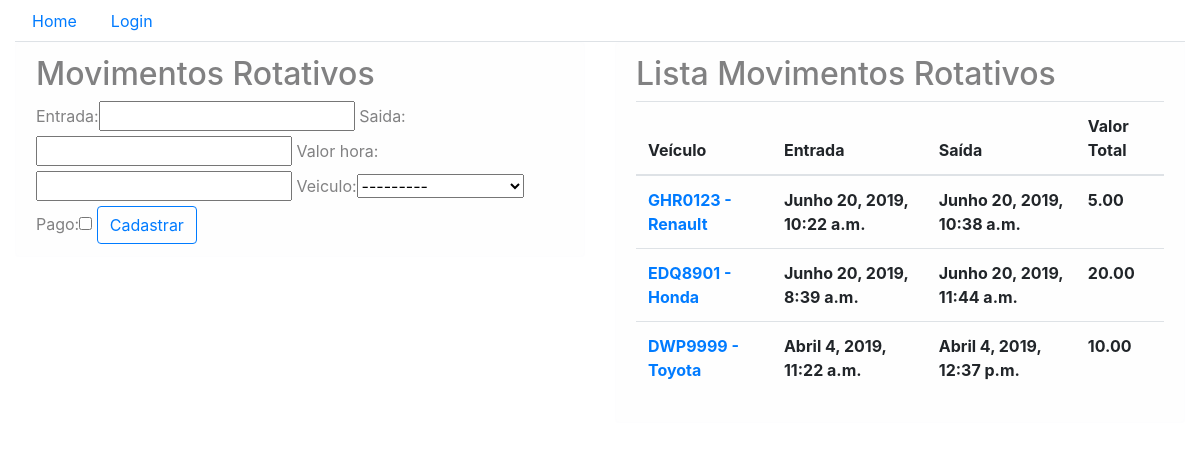
The page /core/mov_rotativos/ on the database as committed earlier.
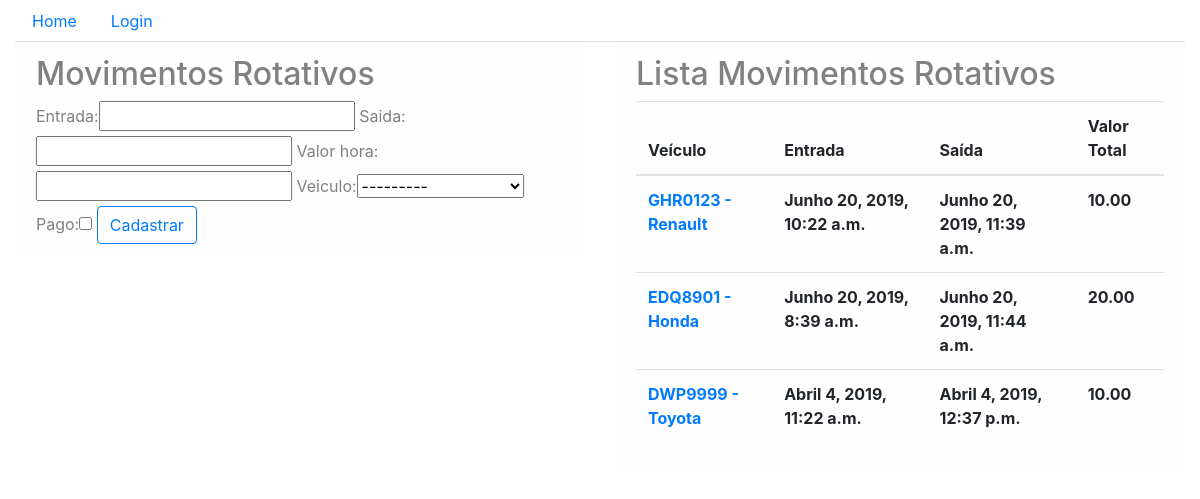
The same page on the database as committed later.
### core/models.py (models this page shows)
class MovtoRotativo(models.Model):
    entrada = models.DateTimeField(auto_now=False)
    saida = models.DateTimeField(auto_now=False, null=True, blank=True)
    valor_hora = models.DecimalField(max_digits=5, decimal_places=2)
    veiculo = models.ForeignKey('Veiculo', on_delete=models.CASCADE)
    pago = models.BooleanField(default=False)
    def horas_total(self):
        saida = self.saida if self.saida is not None else self.entrada
        return math.ceil((saida - self.entrada).total_seconds() / 3600)
    def valor_total(self):
        return self.valor_hora * self.horas_total()
    def __str__(self):
        return f'{self.veiculo}'

class Veiculo(models.Model):
    proprietario = models.ForeignKey('Pessoa', on_delete=models.CASCADE)
    marca = models.ForeignKey('Marca', on_delete=models.CASCADE)
    placa = models.CharField(max_length=10)
    cor = models.ForeignKey('CorVeiculo', on_delete=models.CASCADE)
    observacoes = models.TextField(blank=True)
    def __str__(self):
        return f'{self.placa} - {self.marca}'

class Marca(models.Model):
    descricao = models.CharField(max_length=30)
    def __str__(self):
        return f'{self.descricao}'

### core/views.py (the view)
def lista_mov_rotativos(request):
    mov_rotativos = MovtoRotativo.objects.all()
    form = MovtoRotativoForm()
    dados = {'mov_rotativos': mov_rotativos, 'form': form}
    return render(request, 'core/lista_mov_rotativos.html', dados)

### core/forms.py
class MovtoRotativoForm(ModelForm):
    class Meta:
        model = MovtoRotativo
        fields = '__all__'

### core/templates/core/lista_mov_rotativos.html (shortened to what this page needs)
{% extends "base.html" %}
{% load bootstrap %}
{% block menu %}
    <ul class="nav nav-tabs">
        <li class="nav-item">
            <a class="nav-link" href="{% url 'core_home' %}">Home</a>
        </li>
        {% if user.is_authenticated %}
            <li class="nav-item dropdown">
                <a class="nav-link dropdown-toggle" data-toggle="dropdown" href="#" role="button" aria-haspopup="true" aria-expanded="false">Lançamentos</a>
                <div class="dropdown-menu">
                <a class="dropdown-item" href="{% url 'core_lista_pessoas' %}">Pessoas</a>
                <div class="dropdown-divider"></div>
                <a class="dropdown-item" href="{% url 'core_lista_marcas' %}">Marcas</a>
                <a class="dropdown-item" href="{% url 'core_lista_cores' %}">Cores Veículos</a>
                <a class="dropdown-item" href="{% url 'core_lista_veiculos' %}">Veículos</a>
                <div class="dropdown-divider"></div>
                <a class="dropdown-item" href="{% url 'core_lista_mov_rotativos' %}">Movimentos Rotativos</a>
                </div>
            </li>
            <li class="nav-item">
                <a class="nav-link disabled" href="">Olá, {{ user }}</a>
            </li>
            <li class="nav-item">
                <a class="nav-link" href="{% url 'logout' %}">Logout</a>
            </li>
        {% else %}
            <li class="nav-item">
                <a class="nav-link" href="{% url 'login' %}">Login</a>
            </li>
        {% endif %}
    </ul>
{% endblock menu %}
{% block main %}
    <div class="row">
        <div class="col-sm-6">
            <div class="alert alert-light" role="alert">
                <h2>Movimentos Rotativos</h2>
                <form action="{% url 'core_mov_rotativo_novo' %}" method="POST">
                    {{ form|bootstrap }}
                    <button type="submit" class="btn btn-outline-primary">Cadastrar</button>
                </form>
            </div>
        </div>
        <div class="col-sm-6">
            <div class="alert alert-light" role="alert">
                <h2>Lista Movimentos Rotativos</h2>
                <table class="table table-hover">
                    <thead>
                        <tr>
                            <th scope="col">Veículo</th>
                            <th scope="col">Entrada</th>
                            <th scope="col">Saída</th>
                            <th scope="col">Valor Total</th>
                        </tr>
                    </thead>
                    <tbody>
                        {% for mov_rotativo in mov_rotativos %}
                            <tr>
                                <th scope="row">
                                    <a href="{% url 'core_mov_rotativo_update' mov_rotativo.id %}"> {{ mov_rotativo }} </a>
                                </th>
                                <th>{{ mov_rotativo.entrada }}</th>
                                <th>{{ mov_rotativo.saida }}</th>
                                <th>{{ mov_rotativo.valor_total }}</th>
                            </tr>
                        {% endfor %}
                    </tbody>
                </table>
            </div>
        </div>
    </div>
{% endblock main %}

### templates/base.html (shortened to what this page needs)
{% load static %}
<!DOCTYPE html>
<html lang="en">
<head>
    <link rel="stylesheet" href="{% static 'bootstrap/css/bootstrap.css' %}">
    <link rel="stylesheet" href="{% static 'core/style.css' %}">
<head>
<body>
    <div class="container-fluid">
        {% block menu %}
        {% endblock menu %}
        {% block main %}
        {% endblock main %}
    </div>
</body>
</html>

Rows that differ between the two databases and show on the page:
changed MovtoRotativo "GHR0123 - Renault": saida "Junho 20, 2019, 10:38 a.m." → "Junho 20, 2019, 11:39 a.m."; valor_total "5.00" → "10.00"
